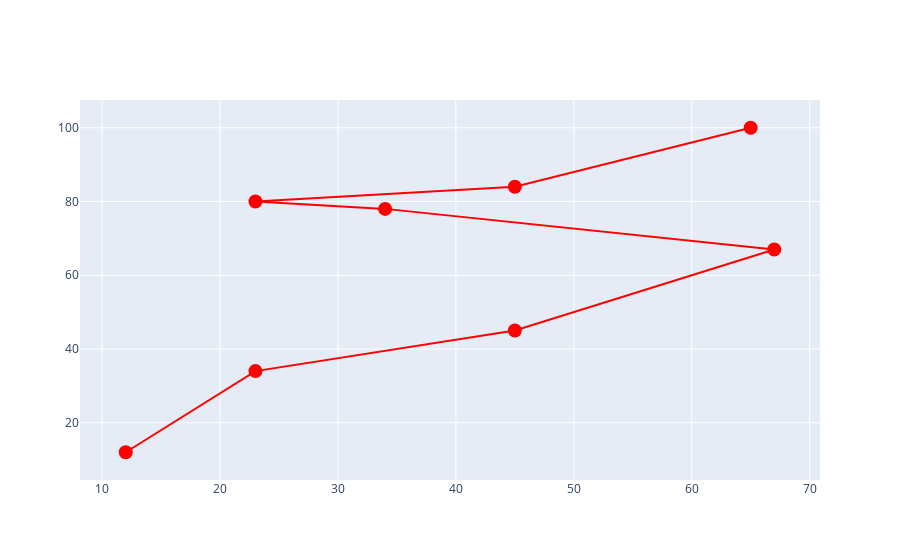

Here is the notebook cell this chart was saved with:
### Code cell
fig = go.Figure(
    data = go.Scatter(x = x, y = y, 
                      mode = "markers+lines", 
                      marker = dict(color = "red", size = 14),
                      hoverinfo = "x+y"),
)
fig.show()

### Figure 1 — Plotly figure (JSON) as saved in the notebook; plotly's stock layout.template omitted (floating-point values rounded to 4 significant figures)
{"data": [{"hoverinfo": "x+y", "marker": {"color": "red", "size": 14}, "mode": "markers+lines", "type": "scatter", "x": [12, 23, 45, 67, 34, 23, 45, 65], "y": [12, 34, 45, 67, 78, 80, 84, 100]}], "layout": {"autosize": true, "xaxis": {"autorange": true, "range": [8.143, 70.86], "type": "linear"}, "yaxis": {"autorange": true, "range": [1.19, 110.8], "type": "linear"}}}
